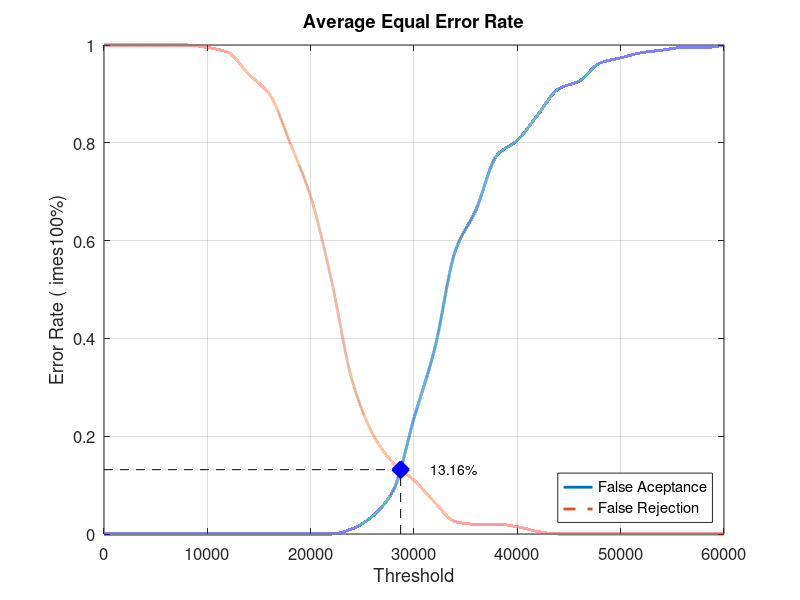
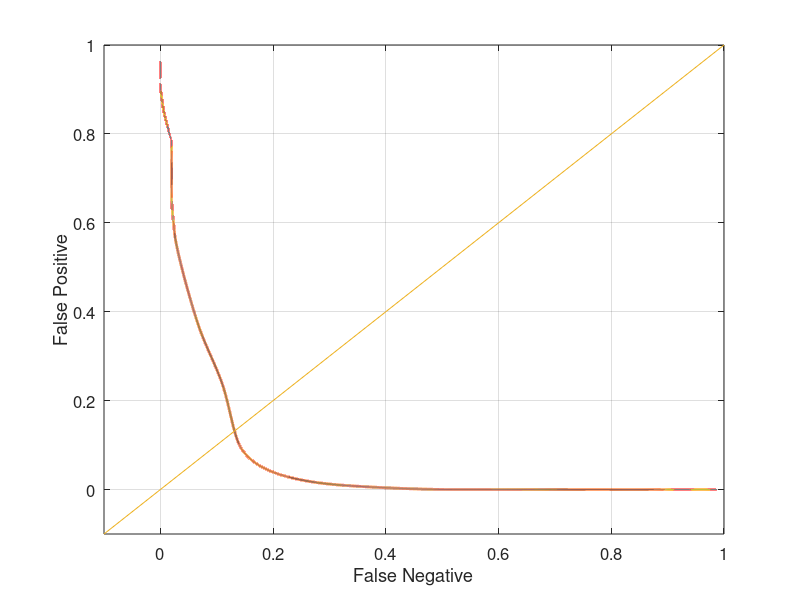

These charts were generated, in order, by the following MATLAB code:
close all;
clear;
clc;
x = 0:2000:60000;
xq = 0:0.5:60000;

y0 = [0 0 0 0 0 0 0 0 0 0 0 0 0.0105263 0.0368421 0.0894737 0.236842 0.378947 0.578947 0.663158 0.773684 0.805263 0.857895 0.910526 0.926316 0.963158 0.973684 0.984211 0.989474 0.994737 0.994737 1]
yy0 = interp1(x, y0, xq, 'pchip');
y1 = [1 1 1 1 1 0.995 0.985 0.94 0.9 0.8 0.69 0.52 0.315 0.205 0.145 0.11 0.065 0.025 0.02 0.02 0.015 0.005 0 0 0 0 0 0 0 0 0]
yy1 = interp1(x, y1, xq, 'pchip');

% Calculating EER: 
y2 = abs(y0 - y1);
find(y2 == min(y2))
yy2 = abs(yy0 - yy1);
xEER = find(yy2 == min(yy2));
xEERIndex = xq(xEER) % X-axis EER
yEER = yy0(xEER) % Y-axis EER

main = figure
plot(xq, yy0,'-','LineWidth', 2);	hold on
plot(xq, yy1,'--','LineWidth', 2);	hold on
plot([xEERIndex xEERIndex], [0 yEER], 'k--');	hold on
plot([0 xEERIndex], [yEER yEER], 'k--');	hold on
plot(xEERIndex, yEER, 'bx', 'LineWidth', 10);	hold on
text(xEERIndex + 10 * xEERIndex / 100, yEER, [num2str(round((10000 * yEER)) / 100) '%'])
legend('False Aceptance', 'False Rejection', 'Location', 'SouthEast')
xlabel('Threshold')
ylabel('Error Rate (	imes100%)')
title('Average Equal Error Rate')
set(gca, 'FontSize', 12)
axis([0 60000 0 1])
grid on

print(main, 'Database4_3Main', '-dpng');
FNRxFPR = figure('Color', [1 1 1]);
plot(yy1, yy0, '-', yy1, yy0, 'LineWidth', 2);
hold on
y = -0.1:0.1:1
plot(y, y); 
set(gca, 'FontSize', 12)
xlabel('False Negative')
ylabel('False Positive')
axis([-0.1 1 -0.1 1])
set(gca, 'FontSize', 12)
grid on

print(FNRxFPR, 'Database4_3FNRxFPR','-dpng');
